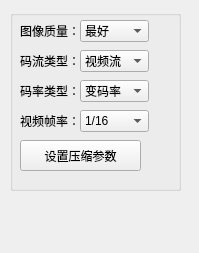
    <widget class="QWidget" name="page_2">
     <property name="geometry">
      <rect>
       <x>0</x>
       <y>0</y>
       <width>199</width>
       <height>253</height>
      </rect>
     </property>
     <attribute name="icon">
      <iconset resource="smartmonitorsystem.qrc">
       <normaloff>:/new/prefix1/Resources/9.ico</normaloff>:/new/prefix1/Resources/9.ico</iconset>
     </attribute>
     <attribute name="label">
      <string>设备配置</string>
     </attribute>
     <widget class="QGroupBox" name="groupBox_5">
      <property name="enabled">
       <bool>true</bool>
      </property>
      <property name="geometry">
       <rect>
        <x>10</x>
        <y>10</y>
        <width>171</width>
        <height>181</height>
       </rect>
      </property>
      <property name="title">
       <string/>
      </property>
      <property name="flat">
       <bool>false</bool>
      </property>
      <widget class="QLabel" name="label_2">
       <property name="geometry">
        <rect>
         <x>10</x>
         <y>10</y>
         <width>61</width>
         <height>21</height>
        </rect>
       </property>
       <property name="text">
        <string>图像质量：</string>
       </property>
      </widget>
      <widget class="QComboBox" name="comboBox">
       <property name="geometry">
        <rect>
         <x>70</x>
         <y>10</y>
         <width>69</width>
         <height>22</height>
        </rect>
       </property>
       <item>
        <property name="text">
         <string>最好</string>
        </property>
       </item>
       <item>
        <property name="text">
         <string>次好</string>
        </property>
       </item>
       <item>
        <property name="text">
         <string>较好</string>
        </property>
       </item>
       <item>
        <property name="text">
         <string>一般</string>
        </property>
       </item>
       <item>
        <property name="text">
         <string>较差</string>
        </property>
       </item>
       <item>
        <property name="text">
         <string>差</string>
        </property>
       </item>
      </widget>
      <widget class="QPushButton" name="pushButton_8">
       <property name="geometry">
        <rect>
         <x>10</x>
         <y>130</y>
         <width>121</width>
         <height>31</height>
        </rect>
       </property>
       <property name="text">
        <string>设置压缩参数</string>
       </property>
       <property name="icon">
        <iconset resource="smartmonitorsystem.qrc">
         <normaloff>:/new/prefix1/Resources/27.ico</normaloff>:/new/prefix1/Resources/27.ico</iconset>
       </property>
      </widget>
      <widget class="QLabel" name="label_3">
       <property name="geometry">
        <rect>
         <x>10</x>
         <y>40</y>
         <width>61</width>
         <height>21</height>
        </rect>
       </property>
       <property name="text">
        <string>码流类型：</string>
       </property>
      </widget>
      <widget class="QComboBox" name="comboBox_2">
       <property name="geometry">
        <rect>
         <x>70</x>
         <y>40</y>
         <width>69</width>
         <height>22</height>
        </rect>
       </property>
       <item>
        <property name="text">
         <string>视频流</string>
        </property>
       </item>
       <item>
        <property name="text">
         <string>复合流</string>
        </property>
       </item>
      </widget>
      <widget class="QLabel" name="label_4">
       <property name="geometry">
        <rect>
         <x>10</x>
         <y>70</y>
         <width>61</width>
         <height>21</height>
        </rect>
       </property>
       <property name="text">
        <string>码率类型：</string>
       </property>
      </widget>
      <widget class="QComboBox" name="comboBox_3">
       <property name="geometry">
        <rect>
         <x>70</x>
         <y>70</y>
         <width>69</width>
         <height>22</height>
        </rect>
       </property>
       <item>
        <property name="text">
         <string>变码率</string>
        </property>
       </item>
       <item>
        <property name="text">
         <string>定码率</string>
        </property>
       </item>
      </widget>
      <widget class="QLabel" name="label_5">
       <property name="geometry">
        <rect>
         <x>10</x>
         <y>100</y>
         <width>61</width>
         <height>21</height>
        </rect>
       </property>
       <property name="text">
        <string>视频帧率：</string>
       </property>
      </widget>
      <widget class="QComboBox" name="comboBox_4">
       <property name="geometry">
        <rect>
         <x>70</x>
         <y>100</y>
         <width>69</width>
         <height>22</height>
        </rect>
       </property>
       <property name="currentText">
        <string>1/16</string>
       </property>
       <item>
        <property name="text">
         <string>1/16</string>
        </property>
       </item>
       <item>
        <property name="text">
         <string>1/8</string>
        </property>
       </item>
       <item>
        <property name="text">
         <string>1/4</string>
        </property>
       </item>
       <item>
        <property name="text">
         <string>1/2</string>
        </property>
       </item>
       <item>
        <property name="text">
         <string>1</string>
        </property>
       </item>
       <item>
        <property name="text">
         <string>2</string>
        </property>
       </item>
       <item>
        <property name="text">
         <string>4</string>
        </property>
       </item>
       <item>
        <property name="text">
         <string>6</string>
        </property>
       </item>
       <item>
        <property name="text">
         <string>8</string>
        </property>
       </item>
       <item>
        <property name="text">
         <string>10</string>
        </property>
       </item>
       <item>
        <property name="text">
         <string>12</string>
        </property>
       </item>
       <item>
        <property name="text">
         <string>16</string>
        </property>
       </item>
       <item>
        <property name="text">
         <string>20</string>
        </property>
       </item>
      </widget>
     </widget>
    </widget>
